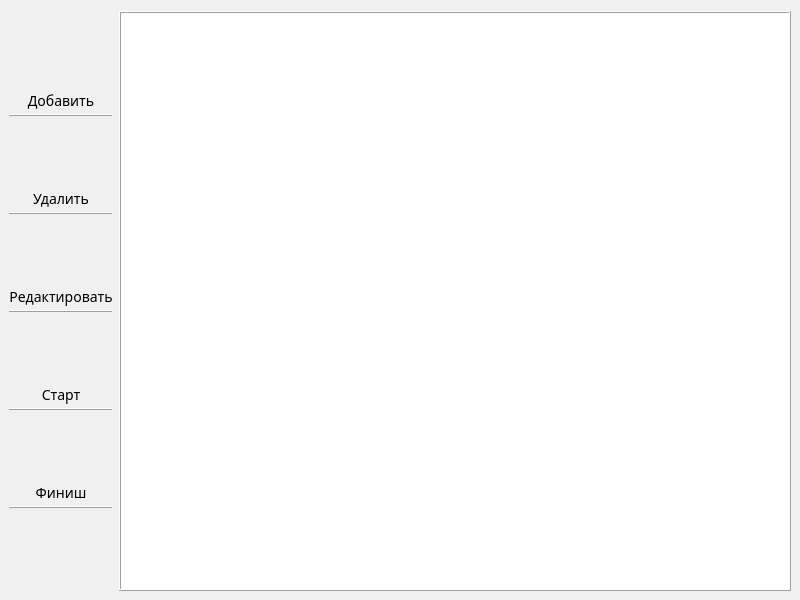
<?xml version="1.0" encoding="UTF-8"?>
<ui version="4.0">
 <class>MapEditor</class>
 <widget class="QMainWindow" name="MapEditor">
  <property name="geometry">
   <rect>
    <x>0</x>
    <y>0</y>
    <width>800</width>
    <height>600</height>
   </rect>
  </property>
  <property name="minimumSize">
   <size>
    <width>800</width>
    <height>600</height>
   </size>
  </property>
  <property name="windowTitle">
   <string>PathFinder</string>
  </property>
  <property name="windowIcon">
   <iconset resource="resources.qrc">
    <normaloff>:/icon/resources/appIcon.ico</normaloff>:/icon/resources/appIcon.ico</iconset>
  </property>
  <property name="toolButtonStyle">
   <enum>Qt::ToolButtonIconOnly</enum>
  </property>
  <property name="animated">
   <bool>true</bool>
  </property>
  <widget class="QWidget" name="centralwidget">
   <property name="styleSheet">
    <string notr="true">QWidget#centralwidget {
	background-color: rgb(240, 240, 240);
}</string>
   </property>
   <layout class="QHBoxLayout" name="horizontalLayout">
    <property name="topMargin">
     <number>11</number>
    </property>
    <item>
     <widget class="QWidget" name="buttonField" native="true">
      <property name="layoutDirection">
       <enum>Qt::LeftToRight</enum>
      </property>
      <property name="styleSheet">
       <string notr="true">QPushButton {
	max-height: 64;
	min-width: 64;
	min-height: 64;
}

QLabel {
	font-family: Sitka;
	font-size: 14px;
	max-height: 20;
	min-width: 64;
	min-height: 20;
}
</string>
      </property>
      <layout class="QVBoxLayout" name="verticalLayout">
       <property name="spacing">
        <number>3</number>
       </property>
       <property name="leftMargin">
        <number>0</number>
       </property>
       <property name="topMargin">
        <number>11</number>
       </property>
       <property name="rightMargin">
        <number>0</number>
       </property>
       <item>
        <widget class="QPushButton" name="addButton">
         <property name="text">
          <string/>
         </property>
         <property name="icon">
          <iconset resource="resources.qrc">
           <normaloff>:/svg/resources/plus.svg</normaloff>:/svg/resources/plus.svg</iconset>
         </property>
         <property name="iconSize">
          <size>
           <width>32</width>
           <height>32</height>
          </size>
         </property>
         <property name="flat">
          <bool>true</bool>
         </property>
        </widget>
       </item>
       <item>
        <widget class="QLabel" name="addLabel">
         <property name="text">
          <string>Добавить</string>
         </property>
         <property name="alignment">
          <set>Qt::AlignCenter</set>
         </property>
        </widget>
       </item>
       <item>
        <widget class="Line" name="line_5">
         <property name="frameShadow">
          <enum>QFrame::Raised</enum>
         </property>
         <property name="orientation">
          <enum>Qt::Horizontal</enum>
         </property>
        </widget>
       </item>
       <item>
        <widget class="QPushButton" name="deleteButton">
         <property name="text">
          <string/>
         </property>
         <property name="icon">
          <iconset resource="resources.qrc">
           <normaloff>:/svg/resources/minus.svg</normaloff>:/svg/resources/minus.svg</iconset>
         </property>
         <property name="iconSize">
          <size>
           <width>32</width>
           <height>32</height>
          </size>
         </property>
         <property name="flat">
          <bool>true</bool>
         </property>
        </widget>
       </item>
       <item>
        <widget class="QLabel" name="deleteLabel">
         <property name="text">
          <string>Удалить</string>
         </property>
         <property name="alignment">
          <set>Qt::AlignCenter</set>
         </property>
        </widget>
       </item>
       <item>
        <widget class="Line" name="line_4">
         <property name="frameShadow">
          <enum>QFrame::Raised</enum>
         </property>
         <property name="orientation">
          <enum>Qt::Horizontal</enum>
         </property>
        </widget>
       </item>
       <item>
        <widget class="QPushButton" name="editButton">
         <property name="text">
          <string/>
         </property>
         <property name="icon">
          <iconset resource="resources.qrc">
           <normaloff>:/svg/resources/editMark.svg</normaloff>:/svg/resources/editMark.svg</iconset>
         </property>
         <property name="iconSize">
          <size>
           <width>32</width>
           <height>32</height>
          </size>
         </property>
         <property name="flat">
          <bool>true</bool>
         </property>
        </widget>
       </item>
       <item>
        <widget class="QLabel" name="editLabel">
         <property name="font">
          <font>
           <family>Sitka</family>
           <pointsize>-1</pointsize>
          </font>
         </property>
         <property name="text">
          <string>Редактировать</string>
         </property>
         <property name="alignment">
          <set>Qt::AlignCenter</set>
         </property>
        </widget>
       </item>
       <item>
        <widget class="Line" name="line_3">
         <property name="frameShadow">
          <enum>QFrame::Raised</enum>
         </property>
         <property name="orientation">
          <enum>Qt::Horizontal</enum>
         </property>
        </widget>
       </item>
       <item>
        <widget class="QPushButton" name="startMarkButton">
         <property name="text">
          <string/>
         </property>
         <property name="icon">
          <iconset resource="resources.qrc">
           <normaloff>:/svg/resources/startMarker.svg</normaloff>:/svg/resources/startMarker.svg</iconset>
         </property>
         <property name="iconSize">
          <size>
           <width>32</width>
           <height>32</height>
          </size>
         </property>
         <property name="flat">
          <bool>true</bool>
         </property>
        </widget>
       </item>
       <item>
        <widget class="QLabel" name="startLabel">
         <property name="text">
          <string>Старт</string>
         </property>
         <property name="alignment">
          <set>Qt::AlignCenter</set>
         </property>
        </widget>
       </item>
       <item>
        <widget class="Line" name="line_2">
         <property name="frameShadow">
          <enum>QFrame::Raised</enum>
         </property>
         <property name="orientation">
          <enum>Qt::Horizontal</enum>
         </property>
        </widget>
       </item>
       <item>
        <widget class="QPushButton" name="finishMarkButton">
         <property name="sizePolicy">
          <sizepolicy hsizetype="Minimum" vsizetype="Fixed">
           <horstretch>0</horstretch>
           <verstretch>0</verstretch>
          </sizepolicy>
         </property>
         <property name="layoutDirection">
          <enum>Qt::LeftToRight</enum>
         </property>
         <property name="text">
          <string/>
         </property>
         <property name="icon">
          <iconset resource="resources.qrc">
           <normaloff>:/svg/resources/finishMarker.svg</normaloff>:/svg/resources/finishMarker.svg</iconset>
         </property>
         <property name="iconSize">
          <size>
           <width>32</width>
           <height>32</height>
          </size>
         </property>
         <property name="flat">
          <bool>true</bool>
         </property>
        </widget>
       </item>
       <item>
        <widget class="QLabel" name="finishLabel">
         <property name="text">
          <string>Финиш</string>
         </property>
         <property name="alignment">
          <set>Qt::AlignCenter</set>
         </property>
        </widget>
       </item>
       <item>
        <widget class="Line" name="line_1">
         <property name="frameShadow">
          <enum>QFrame::Raised</enum>
         </property>
         <property name="orientation">
          <enum>Qt::Horizontal</enum>
         </property>
        </widget>
       </item>
       <item>
        <spacer name="verticalSpacer">
         <property name="orientation">
          <enum>Qt::Vertical</enum>
         </property>
         <property name="sizeHint" stdset="0">
          <size>
           <width>20</width>
           <height>40</height>
          </size>
         </property>
        </spacer>
       </item>
      </layout>
     </widget>
    </item>
    <item>
     <widget class="MapView" name="mapView">
      <property name="minimumSize">
       <size>
        <width>0</width>
        <height>0</height>
       </size>
      </property>
      <property name="frameShape">
       <enum>QFrame::Box</enum>
      </property>
      <property name="frameShadow">
       <enum>QFrame::Raised</enum>
      </property>
      <property name="verticalScrollBarPolicy">
       <enum>Qt::ScrollBarAlwaysOff</enum>
      </property>
      <property name="horizontalScrollBarPolicy">
       <enum>Qt::ScrollBarAlwaysOff</enum>
      </property>
      <property name="sizeAdjustPolicy">
       <enum>QAbstractScrollArea::AdjustIgnored</enum>
      </property>
      <property name="dragMode">
       <enum>QGraphicsView::NoDrag</enum>
      </property>
      <property name="transformationAnchor">
       <enum>QGraphicsView::AnchorViewCenter</enum>
      </property>
      <property name="viewportUpdateMode">
       <enum>QGraphicsView::MinimalViewportUpdate</enum>
      </property>
      <property name="rubberBandSelectionMode">
       <enum>Qt::ContainsItemShape</enum>
      </property>
     </widget>
    </item>
   </layout>
  </widget>
 </widget>
 <customwidgets>
  <customwidget>
   <class>MapView</class>
   <extends>QGraphicsView</extends>
   <header>mapview.h</header>
  </customwidget>
 </customwidgets>
 <resources>
  <include location="resources.qrc"/>
 </resources>
 <connections/>
</ui>
